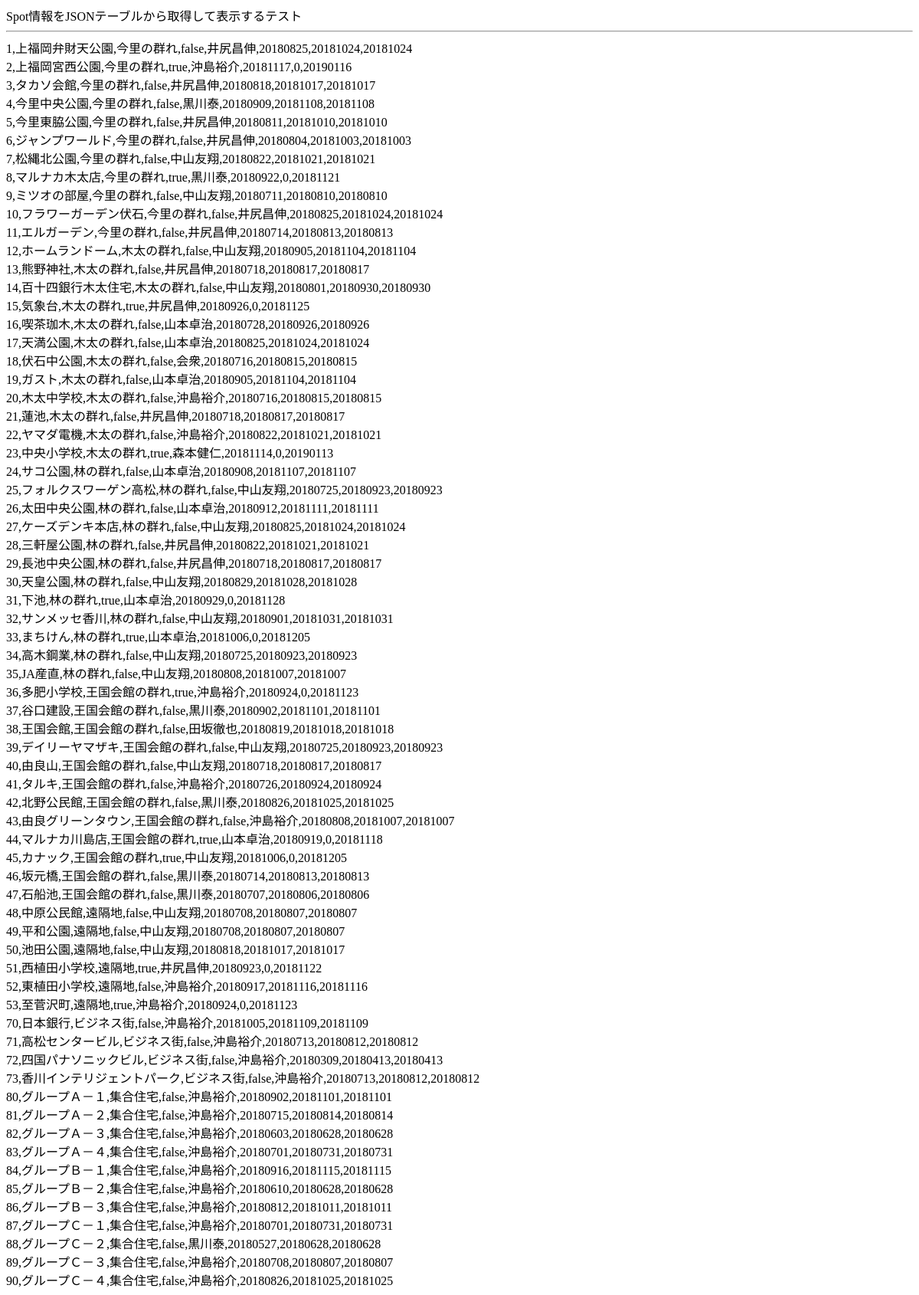
The app's page /sqlite3.php, older data.
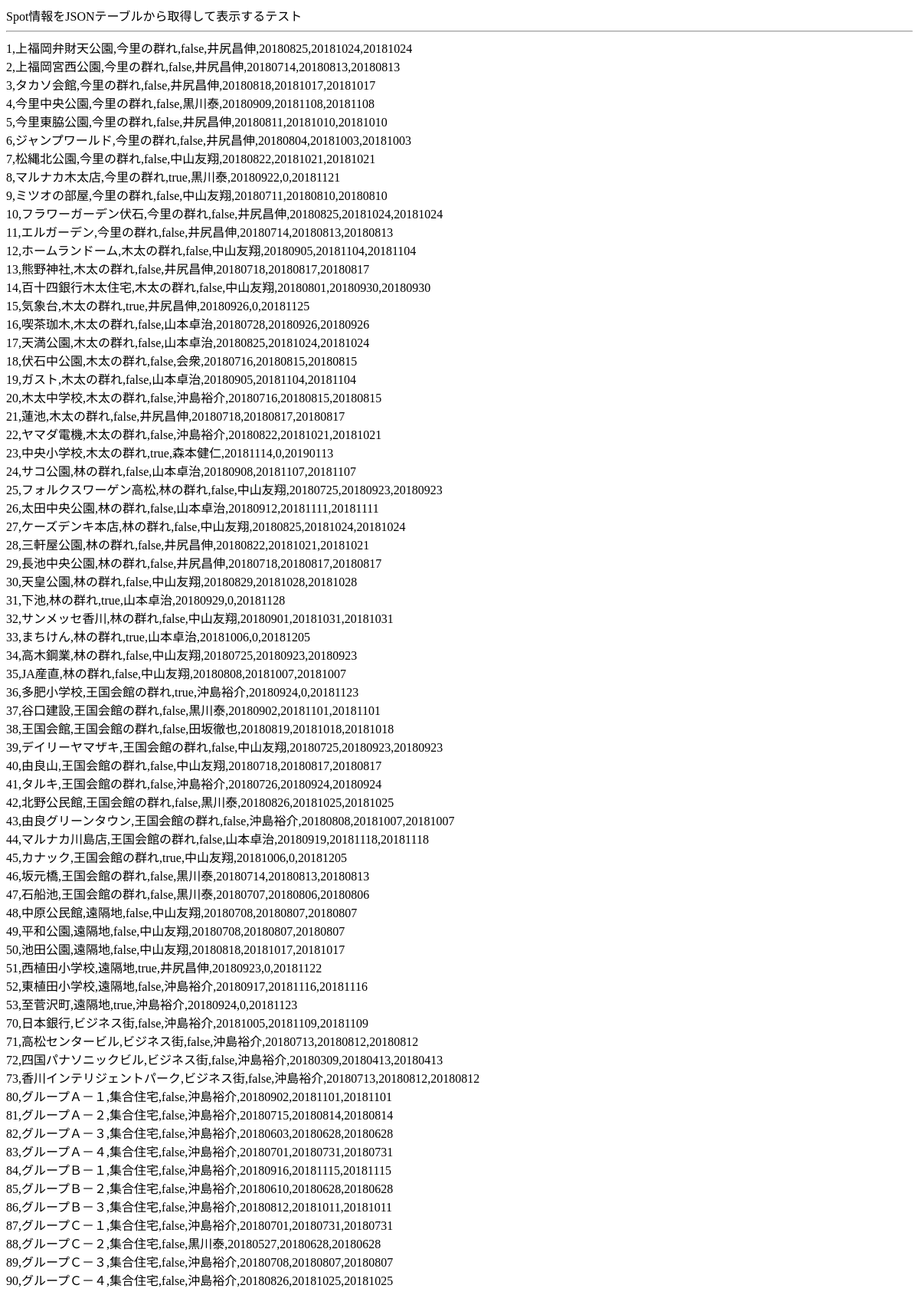
The same page, newer data.
### tables this page shows
CREATE TABLE PublicList(congnum integer,num integer,name text,kubun text,maps integer,refuses integer,buildings integer,persons integer,inuse boolean,userid text,startday integer,endday integer,limitday integer,primary key(congnum,num));

### sqlite3.php (the view, shortened to what this page needs)
<html>
<head>
</head>
<body>
Spot情報をJSONテーブルから取得して表示するテスト<br>
<hr>
<?php
$pdo = new PDO('sqlite:congworks.db');
$pdo->setAttribute(PDO::ATTR_ERRMODE, PDO::ERRMODE_EXCEPTION);
$congnum="34173";
$sql = "select num,name,kubun,inuse,userid,startday,endday,limitday from PublicList where congnum='" . $congnum . "' order by num;";
foreach ($pdo->query($sql) as $line)
	{
	for($i=0;$i<=7;$i++)
		{
		if ($i>0) echo ",";
		echo "$line[$i]";
		}
	echo "<br>";
	}
?>
</body>
</html>

Row changes from the older to the newer data that the page shows:
changed publiclist "2": inuse "true" → "false"; userid "沖島裕介" → "井尻昌伸"; startday "20181117" → "20180714"; endday "0" → "20180813"; limitday "20190116" → "20180813"
changed publiclist "44": inuse "true" → "false"; endday "0" → "20181118"
